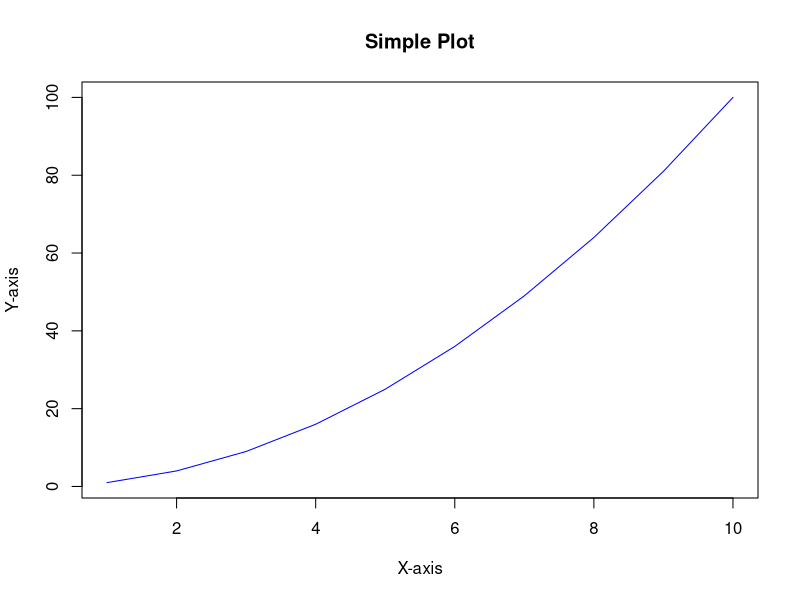

Reproduce this figure in R.
# Print Hello World
print("Hello, World!")


# Assigning values to variables
x <- 5
y <- 10

# Performing arithmetic operations
sum <- x + y
product <- x * y

# Printing variables
print(sum)
print(product)


# Creating a vector
numbers <- c(1, 2, 3, 4, 5)

# Accessing elements of a vector
print(numbers[1])  # Access the first element
print(numbers[3])  # Access the third element

# Vector operations
sum_numbers <- sum(numbers)
mean_numbers <- mean(numbers)


# If statement
age <- 18
if (age >= 18) {
  print("You are an adult.")
} else {
  print("You are not yet an adult.")
}



# For loop
for (i in 1:5) {
  print(i)
}

# While loop
count <- 1
while (count <= 5) {
  print(count)
  count <- count + 1
}



# Define a function
calculate_square <- function(x) {
  result <- x^2
  return(result)
}

# Call the function
square <- calculate_square(4)
print(square)


# Create a data frame
data <- data.frame(Name = c("Alice", "Bob", "Charlie"),
                   Age = c(25, 30, 22))

# Accessing data frame elements
print(data$Name)
print(data$Age)



# Creating a simple plot
x <- 1:10
y <- x^2
plot(x, y, type = "l", col = "blue", xlab = "X-axis", ylab = "Y-axis", main = "Simple Plot")
